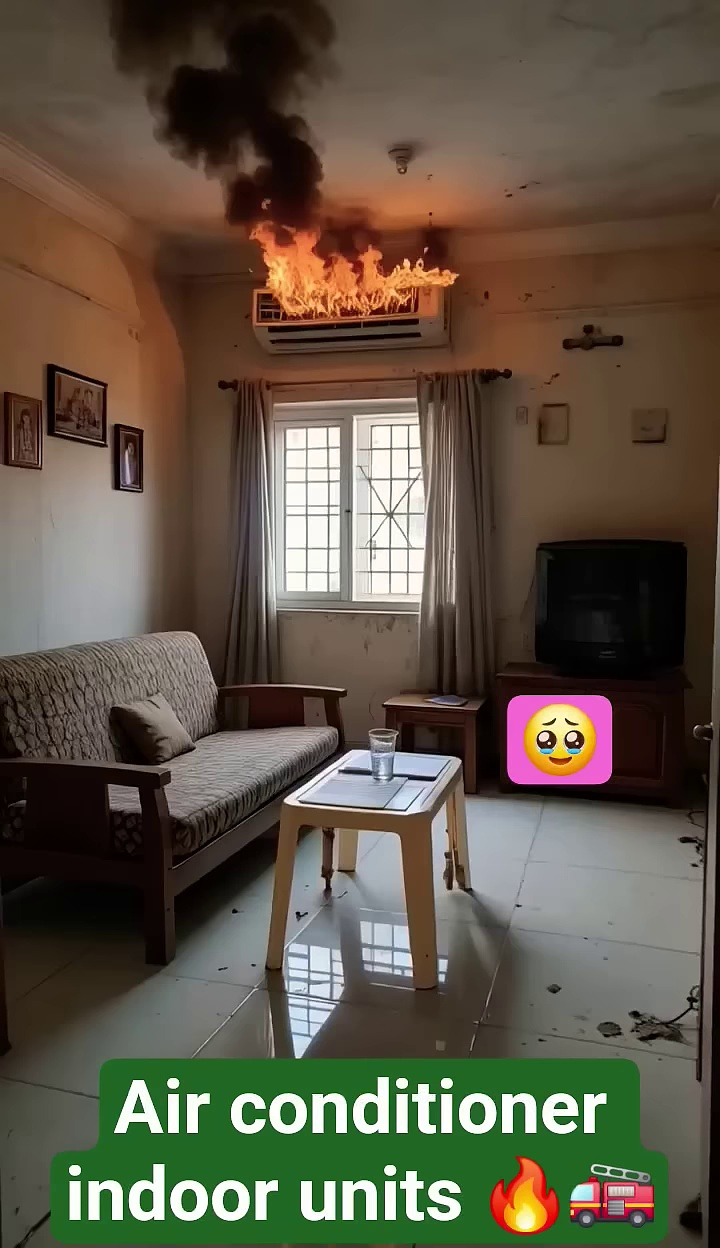
#> input picture backend/data/fire_incidents/2026-08-30/INC-20260830-230331/frames/frame_000.jpg, 720 x 1248 px
$ python -i selector.py   (imports and definitions only)
#> lines starting #> are read from the running program, lines starting #| are printed output that depends on the picture
"""
Frame Selector Module

Filters extracted frames to select diverse representative images.
"""

from typing import List
import numpy as np
import cv2
import logging
from skimage.metrics import structural_similarity as ssim

from .extractor import Frame


# Configure logging for frame selection module
logger = logging.getLogger('frame_extraction.selector')
# [1 line not run here, left out]


class FrameSelector:
    """Selects diverse representative frames from extraction set.

    This class analyzes visual diversity across extracted frames using structural
    similarity (SSIM) metrics and selects a subset of representative frames that
    show the progression of a fire incident while avoiding redundant images.
    """

    def __init__(self, min_frames: int = 6, max_frames: int = 15,
                 similarity_threshold: float = 0.85):
        """Initialize the FrameSelector.

        Args:
            min_frames: Minimum number of frames to select (must be >= 1)
            max_frames: Maximum number of frames to select (must be >= min_frames)
            similarity_threshold: SSIM threshold for considering frames similar [0.0, 1.0]
                                 Frames with SSIM >= threshold are considered too similar

        Raises:
            ValueError: If parameters are outside valid ranges

        Requirements: 2.5
        """
        # Validate parameters
        if min_frames < 1:
            raise ValueError(f"min_frames must be >= 1, got {min_frames}")

        if max_frames < min_frames:
            raise ValueError(f"max_frames ({max_frames}) must be >= min_frames ({min_frames})")

        if not (0.0 <= similarity_threshold <= 1.0):
            raise ValueError(f"similarity_threshold must be between 0.0 and 1.0, got {similarity_threshold}")

        # Configuration
        self.min_frames = min_frames
        self.max_frames = max_frames
        self.similarity_threshold = similarity_threshold

        logger.info(f"FrameSelector initialized: min_frames={min_frames}, max_frames={max_frames}, "
                   f"similarity_threshold={similarity_threshold}")

    # [102 lines left out: functions compute_similarity, compute_histogram_similarity, not called in this run]

    def select_frames(self, frames: List[Frame]) -> List[Frame]:
        """Selects diverse representative frames from the extraction set.

        Algorithm:
        1. Always include first frame (captures fire onset)
        2. For each remaining frame, compute SSIM with all selected frames
        3. Add frame if SSIM < similarity_threshold with ALL selected frames
        4. Continue until max_frames reached or all candidates exhausted
        5. If fewer than min_frames selected, add frames with lowest similarity to the set
        6. Return frames in chronological order (by timestamp)

        Args:
            frames: List of extracted frames to select from

        Returns:
            List of selected frames in chronological order

        Requirements: 2.1, 2.2, 2.3, 2.5
        """
        try:
            # Handle edge cases
            if not frames:
                logger.warning("No frames provided for selection, returning empty list")
                return []

            if len(frames) == 1:
                logger.info("Only one frame available, returning it")
                return frames.copy()

            # If we have fewer frames than min_frames, return all frames
            if len(frames) <= self.min_frames:
                logger.info(f"Only {len(frames)} frames available (< min_frames={self.min_frames}), returning all")
                return sorted(frames, key=lambda f: f.timestamp)

            # Initialize selected frames list with first frame (fire onset)
            selected_frames = [frames[0]]
            logger.debug(f"Selected first frame (index {frames[0].frame_index}) as fire onset")

            # Track similarity scores for frames not yet selected (for min_frames enforcement)
            candidate_similarities = []

            # Iterate through remaining frames
            for candidate in frames[1:]:
                # Skip if we've already reached max_frames
                if len(selected_frames) >= self.max_frames:
                    logger.debug(f"Reached max_frames={self.max_frames}, stopping selection")
                    break

                try:
                    # Compute similarity with all already selected frames
                    similarities = []
                    for selected in selected_frames:
                        sim = self.compute_similarity(candidate, selected)
                        similarities.append(sim)

                    # Get maximum similarity to any selected frame
                    max_similarity = max(similarities)

                    # Track this candidate for potential min_frames enforcement
                    candidate_similarities.append((candidate, max_similarity))

                    # Add frame if it's sufficiently different from all selected frames
                    if max_similarity < self.similarity_threshold:
                        selected_frames.append(candidate)
                        logger.debug(f"Selected frame {candidate.frame_index} (max_similarity={max_similarity:.3f} < threshold={self.similarity_threshold})")
                    else:
                        logger.debug(f"Rejected frame {candidate.frame_index} (max_similarity={max_similarity:.3f} >= threshold={self.similarity_threshold})")

                except Exception as e:
                    # Error processing this frame - log and skip it (requirement 4.3)
                    logger.error(f"Error processing frame {candidate.frame_index}: {e}", exc_info=True)
                    continue

            # Enforce min_frames constraint
            # If we have fewer than min_frames, add the most diverse remaining frames
            if len(selected_frames) < self.min_frames:
                logger.info(f"Only {len(selected_frames)} frames selected, adding more to reach min_frames={self.min_frames}")

                # Sort candidates by similarity (ascending) - most different first
                candidate_similarities.sort(key=lambda x: x[1])

                # Build set of selected frame indices for faster lookup
                selected_indices = {f.frame_index for f in selected_frames}

                # Add frames until we reach min_frames or run out of candidates
                for candidate, sim in candidate_similarities:
                    if candidate.frame_index not in selected_indices:
                        selected_frames.append(candidate)
                        selected_indices.add(candidate.frame_index)
                        logger.debug(f"Added frame {candidate.frame_index} to meet min_frames (similarity={sim:.3f})")

                        if len(selected_frames) >= self.min_frames:
                            break

            # Sort selected frames by timestamp to maintain chronological order
            selected_frames.sort(key=lambda f: f.timestamp)

            logger.info(f"Frame selection complete: selected {len(selected_frames)} frames from {len(frames)} candidates")

            return selected_frames

        except Exception as e:
            # Critical error in selection algorithm
            logger.error(f"Critical error in select_frames: {e}", exc_info=True)

            # Return all frames as fallback - better to have redundant frames than none
            logger.warning("Returning all frames due to selection error")
            return sorted(frames, key=lambda f: f.timestamp)

>>> import cv2
>>> picture = cv2.imread('../../data/fire_incidents/2026-08-30/INC-20260830-230331/frames/frame_000.jpg', cv2.IMREAD_GRAYSCALE)
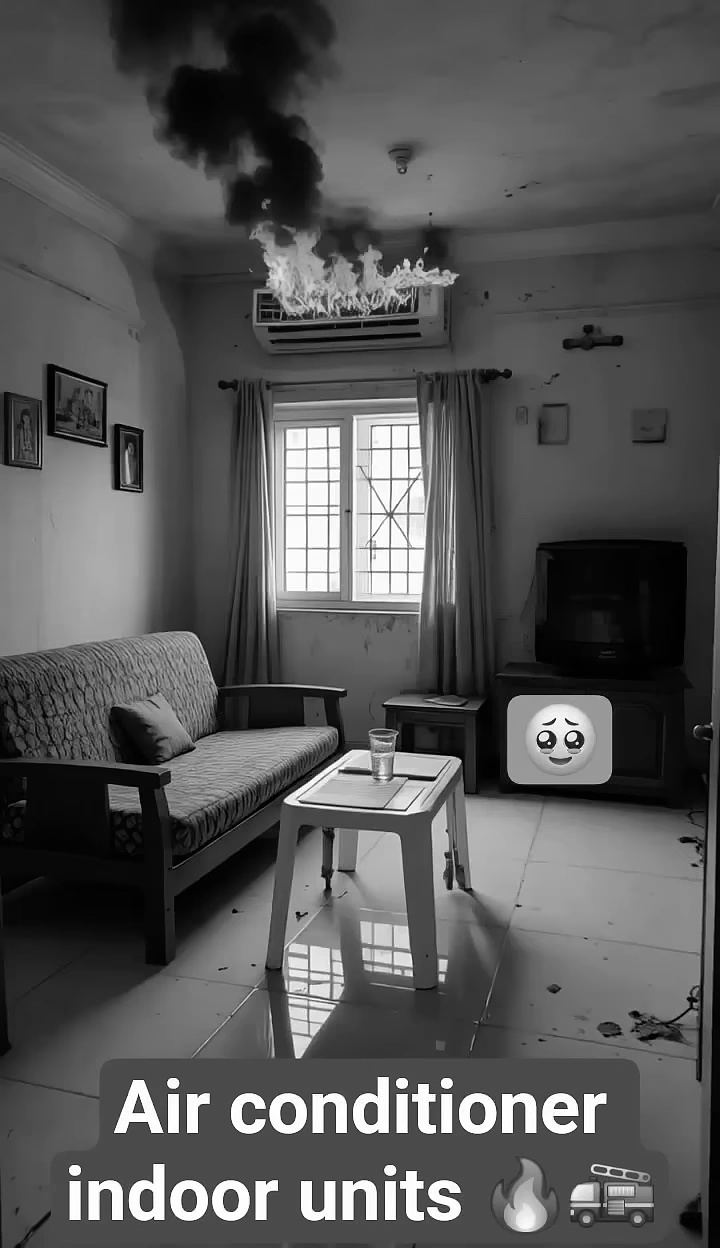
#> picture: shape (1248, 720); min 0, max 255, mean 86.5
>>> result = FrameSelector().select_frames(picture)
#> (the run stopped early here; a loop or call above may not have finished)
